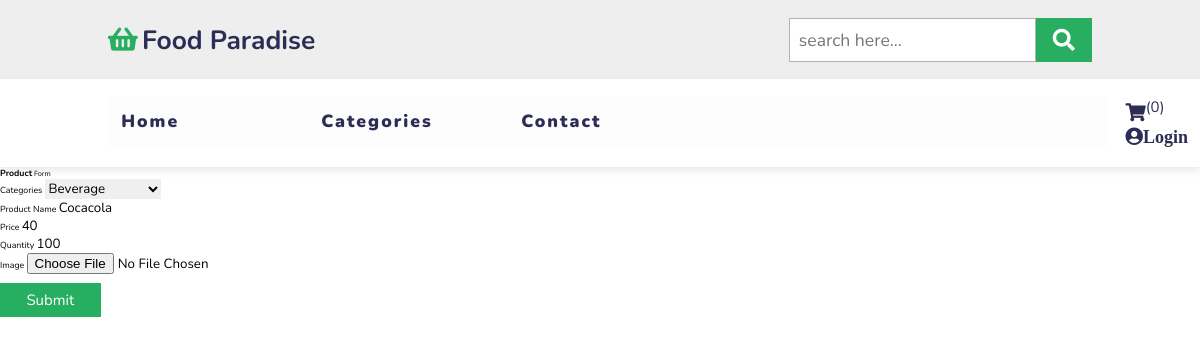
The app's page /add_products.php?id=30 with its own data.
### tables this page shows
CREATE TABLE `product` (
  `ID` int(11) NOT NULL,
  `categories_id` int(11) NOT NULL,
  `name` varchar(255) NOT NULL,
  `price` decimal(10,0) NOT NULL,
  `quantity` float NOT NULL,
  `image` varchar(255) NOT NULL,
  `status` tinyint(4) NOT NULL
);

### functions.php (called while the page is built, shortened)
<?php
function get_safe_value($con,$str){
	if($str!=''){
		$str=trim($str);
		return mysqli_real_escape_string($con,$str);
	}
}
?>

### add_products.php (the view, shortened to what this page needs)
<?php
require('top.php');
$categories_id='';
$name='';
$price='';
$qty='';
$image_required='required';
if(isset($_GET['id']) && $_GET['id']!=''){
	$image_required='';
	$id=get_safe_value($con,$_GET['id']);
	$res=mysqli_query($con,"select * from product where ID='$id'");
	$check=mysqli_num_rows($res);
	if($check>0){
		$row=mysqli_fetch_assoc($res);
		$categories_id=$row['categories_id'];
		$name=$row['name'];
		$price=$row['price'];
		$qty=$row['quantity'];
	}else{
		header('location:product.php');
		die();
	}
}
?>
<div class="content pb-0">
            <div class="animated fadeIn">
               <div class="row">
                  <div class="col-lg-12">
                     <div class="card">
                        <div class="card-header"><strong>Product</strong><small> Form</small></div>
                        <form method="post" enctype="multipart/form-data">
							<div class="card-body card-block">
							   <div class="form-group">
									<label for="categories" class=" form-control-label">Categories</label>
									<select class="form-control" name="categories_id">
										<?php
										$res=mysqli_query($con,"select ID,categories from category order by categories asc");
										while($row=mysqli_fetch_assoc($res)){
											if($row['ID']==$categories_id){
												echo "<option selected value=".$row['ID'].">".$row['categories']."</option>";
											}else{
												echo "<option value=".$row['ID'].">".$row['categories']."</option>";
											}
										}
										?>
									</select>
								</div>
								<div class="form-group">
									<label for="categories" class=" form-control-label">Product Name</label>
									<input type="text" name="name" placeholder="Enter product name" class="form-control" required value="<?php echo $name?>">
								</div>
								<div class="form-group">
									<label for="categories" class=" form-control-label">Price</label>
									<input type="text" name="price" placeholder="Enter product price" class="form-control" required value="<?php echo $price?>">
								</div>
								<div class="form-group">
									<label for="categories" class=" form-control-label">Quantity</label>
									<input type="text" name="quantity" placeholder="Enter qty" class="form-control" required value="<?php echo $qty?>">
								</div>
								<div class="form-group">
									<label for="categories" class=" form-control-label">Image</label>
									<input type="file" name="image" class="form-control" <?php echo  $image_required?>>
								</div>
							   <button id="payment-button" name="submit" type="submit" class="btn btn-lg btn-info btn-block">
							   <span id="payment-button-amount">Submit</span>
							   </button>
							</div>
						</form>
                     </div>
                  </div>
               </div>
            </div>
         </div>

### style.css (style rules this page uses)
:root { --green:#27ae60; --black:#2c2c54; }
* { font-family: 'Nunito', sans-serif; margin: 0; padding:0; box-sizing: border-box; outline: none; border: none; text-decoration: none; text-transform: capitalize; transition: all .2s linear; }
html { font-size:62.5% ; overflow-x:hidden; scroll-padding-top: 6.5rem; scroll-behavior: smooth; }
.btn { display: inline-block; margin-top: 1rem; background: var(--green); color:#fff; padding: .8rem 3rem; font-size: 1.7rem; text-align: center; cursor: pointer; }
body { height: 90rem; }
@media (max-width:1200px) { html { font-size:55% ; } }

### records on screen
product: name "cocacola", price "40", quantity "100"

### other values on screen
$count "0"
form field categories_id "beverage"
